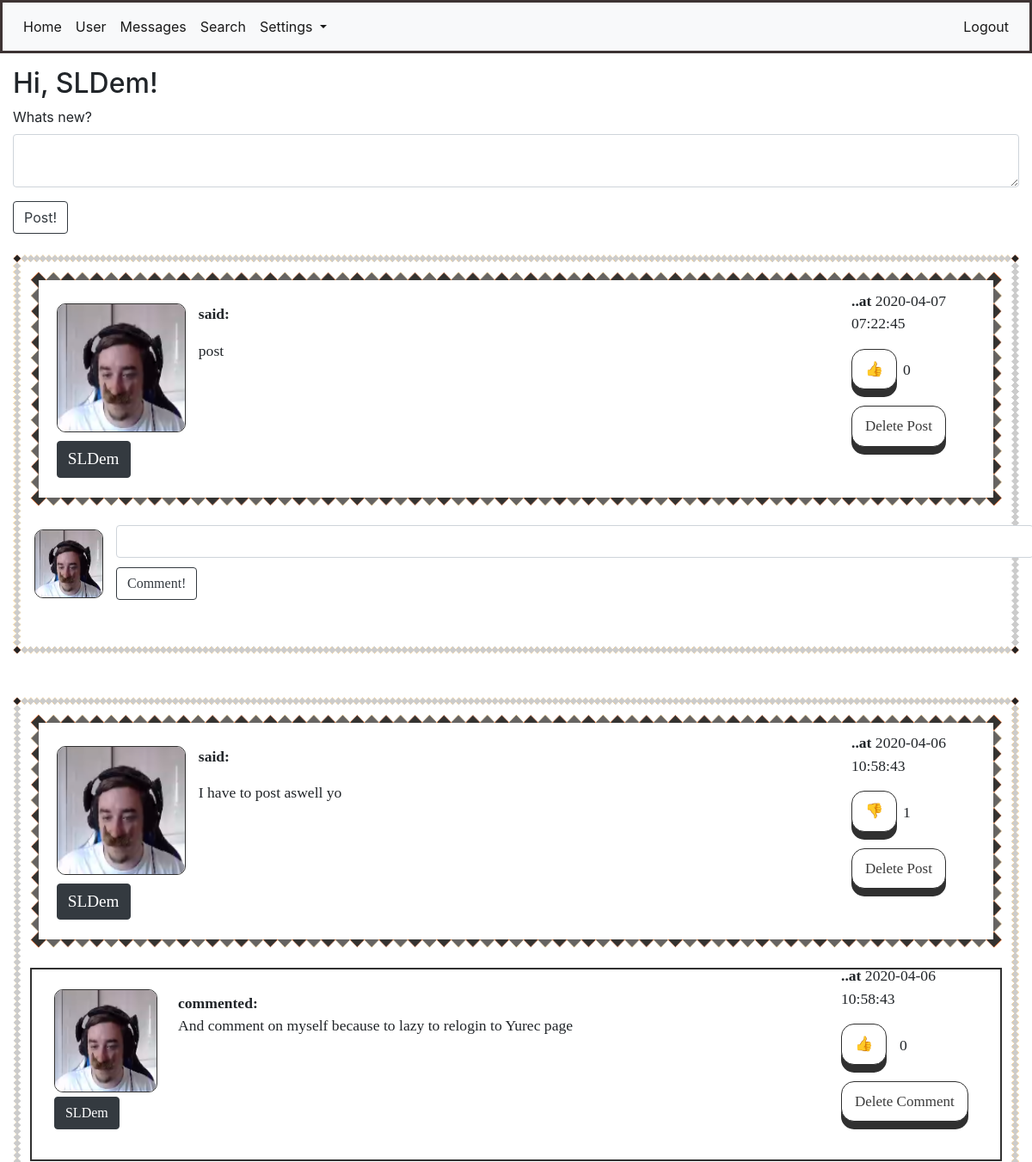
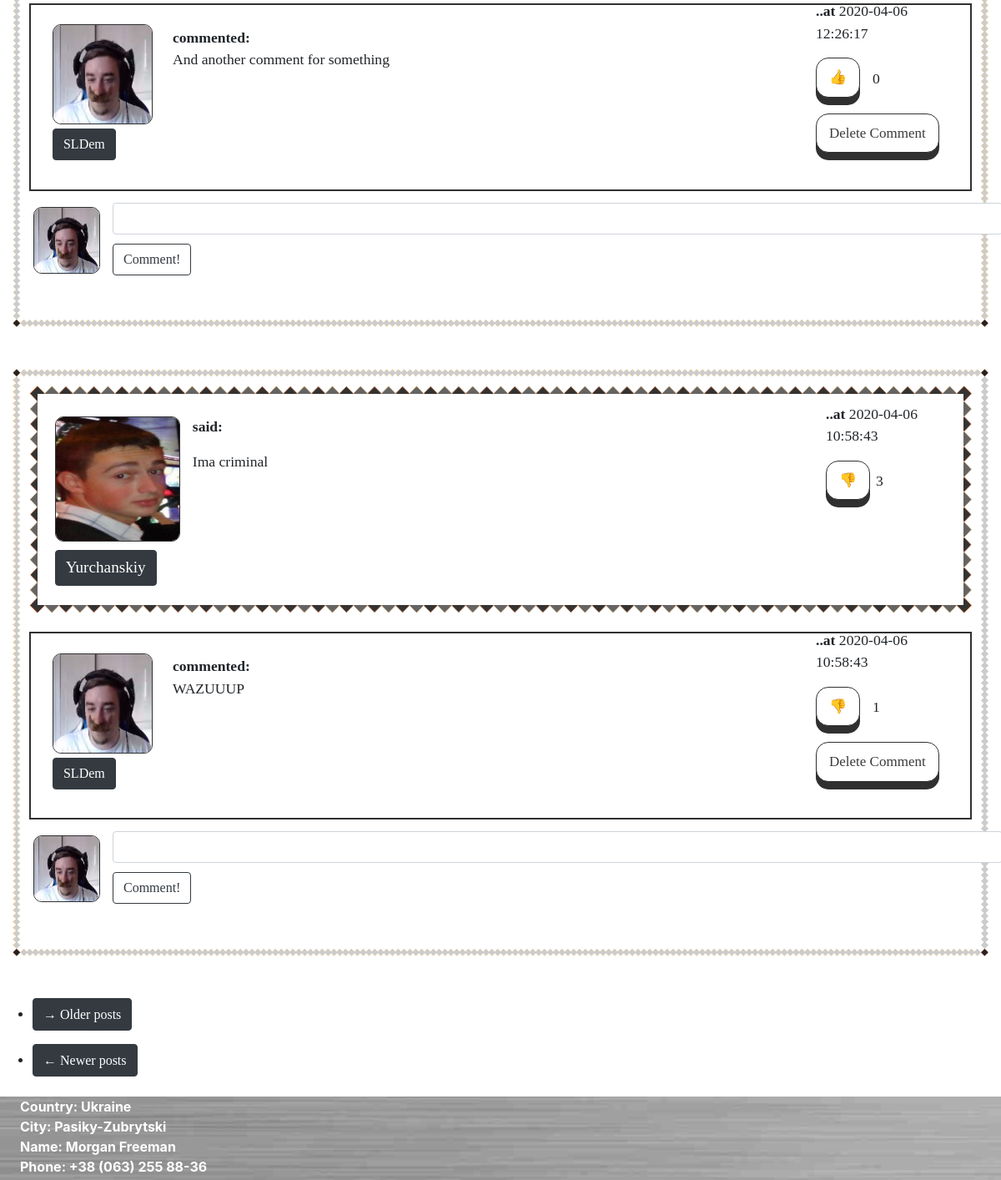
/home (signed in), run on the app's committed database (2 pictures, top to bottom).
### app/models.py (models this page shows, shortened)
class User(UserMixin, db.Model):
    id = db.Column(db.Integer, primary_key=True)
    username = db.Column(db.String(64), index=True, unique=True)
    email = db.Column(db.String(124), index=True, unique=True)
    password_hash = db.Column(db.String(128))
    about_me = db.Column(db.String(1024))
    last_seen = db.Column(db.DateTime, default=datetime.utcnow())
    avatar_set = db.Column(db.Boolean, default=False)
    posts = db.relationship("Post", backref='author', lazy='dynamic')
    comments = db.relationship("Comment", backref='commenter', lazy='dynamic')
    followed = db.relationship(
        'User', secondary=followers,
        primaryjoin=(followers.c.follower_id == id),
        secondaryjoin=(followers.c.followed_id == id),
        backref=db.backref('followers', lazy='dynamic'), lazy='dynamic')
    liked = db.relationship(
        'PostLike',
        foreign_keys='PostLike.user_id',
        backref='user', lazy='dynamic')
    comment_liked = db.relationship(
        'CommentLike',
        foreign_keys='CommentLike.user_id',
        backref='user', lazy='dynamic')
    messages_sent = db.relationship(
        'Message',
        foreign_keys='Message.sender_id',
        backref='author', lazy='dynamic')
    messages_received = db.relationship(
        'Message',
        foreign_keys='Message.recipient_id',
        backref='recipient', lazy='dynamic')
    def liked_post(self, post):
        return PostLike.query.filter(PostLike.user_id == self.id,
                                     PostLike.post_id == post.id).count() > 0
    def liked_comment(self, comment):
        return CommentLike.query.filter(CommentLike.user_id == self.id,
                                        CommentLike.comment_id == comment.id).count() > 0

class Post(db.Model):
    id = db.Column(db.Integer, primary_key=True)
    body = db.Column(db.String(140))
    timestamp = db.Column(db.DateTime, index=True, default=datetime.utcnow())
    user_id = db.Column(db.Integer, db.ForeignKey('user.id'))
    likes = db.relationship('PostLike', backref='post', lazy='dynamic')
    comments = db.relationship('Comment', backref='comment', lazy='dynamic')

class Comment(db.Model):
    id = db.Column(db.Integer, primary_key=True)
    body = db.Column(db.String(1028))
    timestamp = db.Column(db.DateTime(), default=datetime.utcnow(), index=True)
    post_id = db.Column(db.Integer, db.ForeignKey('post.id'))
    user_id = db.Column(db.Integer, db.ForeignKey('user.id'))
    comment_likes = db.relationship('CommentLike', backref='comment', lazy='dynamic')

### app/routes.py (the view)
@login_required
@app.route('/', methods=['POST', 'GET'])
@app.route('/home', methods=['POST', 'GET'])
def home():
    if current_user.is_authenticated:
        form = PostForm()
        if form.validate_on_submit():
            post = Post(body=form.post.data, author=current_user)
            db.session.add(post)
            db.session.commit()
            flash('Your post has been posted!')
            return redirect(url_for('home', post_id=post.id))
        page = request.args.get('page', 1, type=int)
        posts = Post.query.order_by(Post.timestamp.desc()).paginate(
            page, 5, False)
        next_url = url_for('home', page=posts.next_num if posts.has_next else None)
        prev_url = url_for('home', page=posts.prev_num if posts.has_prev else None)
        comments = Comment.query.all()
        return render_template('home.html', title='Home', form=form, user=user, username=current_user.username,
                               posts=posts.items, comments=comments, next_url=next_url, prev_url=prev_url)
    return redirect(url_for('login'))

### app/templates/home.html
{% extends "base.html" %}
{% import "bootstrap/wtf.html" as wtf %}
{% block app_content %}
<h2>Hi, {{current_user.username}}!</h2>
{% if form %}
{{ wtf.quick_form(form, button_map={'submit':'btn btn-outline-dark'}) }}
{% endif %}
<br>
{% for post in posts %}
{% include "_post.html" %}
{% endfor %}
<div style="margin-top: 1%; margin-left: -1rem;">
    <div style="margin-bottom: 2%;">
        <nav aria-label="...">
            <ul>
                <li class="next{% if not next_url %} disabled{% endif %}">
                    <a href="{{ next_url or '#' }}">
                        <button class="btn btn-dark">
                            <div class="link_button"><span aria-hidden="true">&rarr;</span> Older posts</div>
                        </button>
                    </a>
                </li>
            </ul>
            <ul class="pager">
                <li class="previous{% if not prev_url %} disabled{% endif %}">
                    <a href="{{ prev_url or '#' }}">
                        <button class="btn btn-dark">
                            <div class="link_button"><span aria-hidden="true">&larr;</span> Newer posts</div>
                        </button>
                    </a>
                </li>
            </ul>
        </nav>
    </div>
</div>
{% endblock %}

### app/templates/base.html (shortened to what this page needs)
<!doctype html>
<html>
    <head>
        <link rel="stylesheet" href="https://stackpath.bootstrapcdn.com/bootstrap/4.4.1/css/bootstrap.min.css">
        <link rel="stylesheet" href="{{ url_for('static', filename='main.css') }}">
    </head>
    <body style="height: 937px;">
    <div id="page-container">
        <div class="navbar_bordered">
            <nav class="navbar navbar-expand-lg navbar-light bg-light">
                <div class="collapse navbar-collapse" id="navbarSupportedContent">
                    <ul class="navbar-nav mr-auto">
                        <li class="nav-item active">
                            <a class="nav-link" href="/home">Home <span class="sr-only">(current)</span></a>
                        </li>
                        <li class="nav-item active">
                            <a class="nav-link" href="{{url_for('user', username=current_user.username) }}">User</a>
                        </li>
                        <li class="nav-item active">
                            <a class="nav-link" href="{{url_for('messages') }}">Messages</a>
                        </li>
                         <li class="nav-item active">
                            <a class="nav-link" href="{{url_for('search') }}">Search</a>
                        </li>
                        <li class="nav-item dropdown active">
                            <a class="nav-link dropdown-toggle" href="#" id="navbarDropdown" role="button" data-toggle="dropdown" aria-haspopup="true" aria-expanded="false">
                            Settings
                        </a>
                        </li>
                    </ul>
                    <ul class="nav navbar-nav ml-auto">
                        {% if current_user.is_anonymous %}
                            <li class="nav-item active">
                                <a class="nav-link" href="/login">Login</a>
                            </li>
                        {% else %}
                            <li class="nav-item active">
                                <a class="nav-link" href="/logout">Logout</a>
                            </li>
                        {% endif %}
                    </ul>
                </div>
            </nav>
        </div>
    {% block content %}
        <div class="container-fluid">
            {% block app_content %}{% endblock %}
        </div>
    {% endblock %}
    <div id="main-footer">
        <p style="color: white; margin-left: 2%; margin-bottom: -30px;"><b>
            Country: Ukraine<br>
            City: Pasiky-Zubrytski<br>
            Name: Morgan Freeman<br>
            Phone: +38 (063) 255 88-36
        </b></p>
    </div>
    </div>
    </body>
</html>

### app/templates/_post.html (shortened to what this page needs)
<div class="post_with_background" style="margin-bottom: 50px;">
    <div class="post">
        <div id="container_post">
            <div id="left_post">
                <div style="position: absolute; margin-left: -5px;">
                    <a href="{{ url_for('user', username=post.author.username) }}">
                        {% if post.author.avatar_set %}
                        <img class="avatar" height="150px" width="150px"
                             src="{{ url_for('static', filename=post.author.username + '.jpg') }}">
                        {% else %}
                        <img class="roboavatar" src="{{ avatars.robohash(post.author.username, size='150') }}"/>
                        {% endif %}
                    </a>
                </div>
                <div style="position: relative; margin-top: 160px; margin-left: -5px;">
                    <a href="{{ url_for('user', username=post.author.username) }}">
                        <button class="btn btn-dark">
                            <div class="username_in_post">{{ post.author.username }}</div>
                        </button>
                    </a>
                </div>
            </div>
            <div id="center_post">
                <p><b>said: </b></p>
                <p id="post{{ post.id }}">{{ post.body }}</p>
            </div>
            <div id="right_post">
                <p><b>..at</b> {{post.timestamp.replace(microsecond=0)}}</p>
                {% if current_user.liked_post(post) %}
                <div id="like_container">
                    <div id="like_button"><a href="{{ url_for('like_action', post_id=post.id, action='dislike') }}">
                        <div class="button">&#128078</div>
                    </a>
                    </div>
                    <div id="like_count"><p>{{ post.likes.count() }}</p></div>
                </div>
                {% else %}
                <div id="dislike_container">
                    <div id="dislike_button"><a href="{{ url_for('like_action', post_id=post.id, action='like') }}">
                        <div class="button">&#128077</div>
                    </a>
                    </div>
                    <div id="dislike_count"><p>{{ post.likes.count() }}</p></div>
                </div>
                {% endif %}
                <div class="delete_button">
                    {% if current_user.username == post.author.username %}
                    <a href="{{url_for('are_you_sure_post', post_id=post.id)}}">
                        <div class="button">Delete Post</div>
                    </a>
                    {% endif %}
                </div>
            </div>
        </div>
    </div>
    {% for comment in comments %}
    {% if comment in post.comments %}
    {% include "_comment.html" %}
    {% endif %}
    {% endfor %}
    <div id="container_post_comment">
        <div id="left_post_comment">
            {% if current_user.avatar_set %}
            <img class="avatar" height="80px" width="80px"
                 src="{{ url_for('static', filename=current_user.username + '.jpg') }}">
            {% else %}
            <img class="roboavatar" src="{{ avatars.robohash(current_user.username, size='80') }}"/>
            {% endif %}
        </div>
        <div id="right_post_comment">
            <form action="{{ url_for('comment', post_id=post.id) }}" method="post"
                  style="margin-bottom: 4%;">
                <input style="width: 100%; margin-bottom: 1%;" class="form-control" type=text name=comment>
                <input type=submit class="btn btn-outline-dark" value=Comment!>
            </form>
        </div>
    </div>
</div>

### app/templates/_comment.html
<div class="comment_with_border">
    <div id="container-comment">
        <div id="left_comment">
            <a href="{{ url_for('user', username=comment.commenter.username) }}">
                {% if comment.commenter.avatar_set %}
                <img class="avatar" height="120px" width="120px"
                     src="{{ url_for('static', filename=comment.commenter.username + '.jpg') }}">
                {% else %}
                <img class="roboavatar" src="{{ avatars.robohash(comment.commenter.username, size='120') }}"/>
                {% endif %}
            </a>
            <div style="position: relative; margin-top: 5px;">
                <a href="{{ url_for('user', username=comment.commenter.username) }}">
                    <button class="btn btn-dark">
                        <div class="link_button">{{ comment.commenter.username }}</div>
                    </button>
                </a>
            </div>
        </div>
        <div id="center_comment">
            </a><b>commented: </b>
            <p>{{ comment.body }}</p>
        </div>
        <div id="right_comment">
            <p><b>..at</b> {{comment.timestamp.replace(microsecond=0)}}</p>
            {% if current_user.liked_comment(comment) %}
            <div id="like_container">
                <div id="like_button"><a
                        href="{{ url_for('comment_like_action', comment_id=comment.id, action='dislike') }}">
                    <div class="button">&#128078</div>
                </a></div>
                <div id="like_count"><p>{{ comment.comment_likes.count() }}</p></div>
            </div>
            {% else %}
            <div id="dislike_container">
                <div id="dislike_button"><a
                        href="{{ url_for('comment_like_action', comment_id=comment.id, action='like') }}">
                    <div class="button">&#128077</div>
                </a></div>
                <div id="dislike_count"><p>{{ comment.comment_likes.count() }}</p></div>
            </div>
            {% endif %}
            <div class="delete_button">
                {% if current_user.username == post.author.username or current_user.username ==
                comment.commenter.username %}
                <a href="{{url_for('are_you_sure_comment', comment_id=comment.id)}}">
                    <div class="button">Delete Comment</div>
                </a>
                {% endif %}
            </div>
        </div>
    </div>
</div>

### data on the page
User: username "SLDem"
Post: username (picture), author.username "SLDem", body "post", timestamp.replace "2020-04-07 07:22:45", likes.count "0"
Post: username (picture), author.username "SLDem", body "I have to post aswell yo", timestamp.replace "2020-04-06 10:58:43", likes.count "1"
Comment: username (picture), commenter.username "SLDem", body "And comment on myself because to lazy to relogin to Yurec page", timestamp.replace "2020-04-06 10:58:43", comment_likes.count "0"
Comment: username (picture), commenter.username "SLDem", body "And another comment for something", timestamp.replace "2020-04-06 12:26:17", comment_likes.count "0"
Post: username (picture), author.username "Yurchanskiy", body "Ima criminal", timestamp.replace "2020-04-06 10:58:43", likes.count "3"
Comment: username (picture), commenter.username "SLDem", body "WAZUUUP", timestamp.replace "2020-04-06 10:58:43", comment_likes.count "1"
